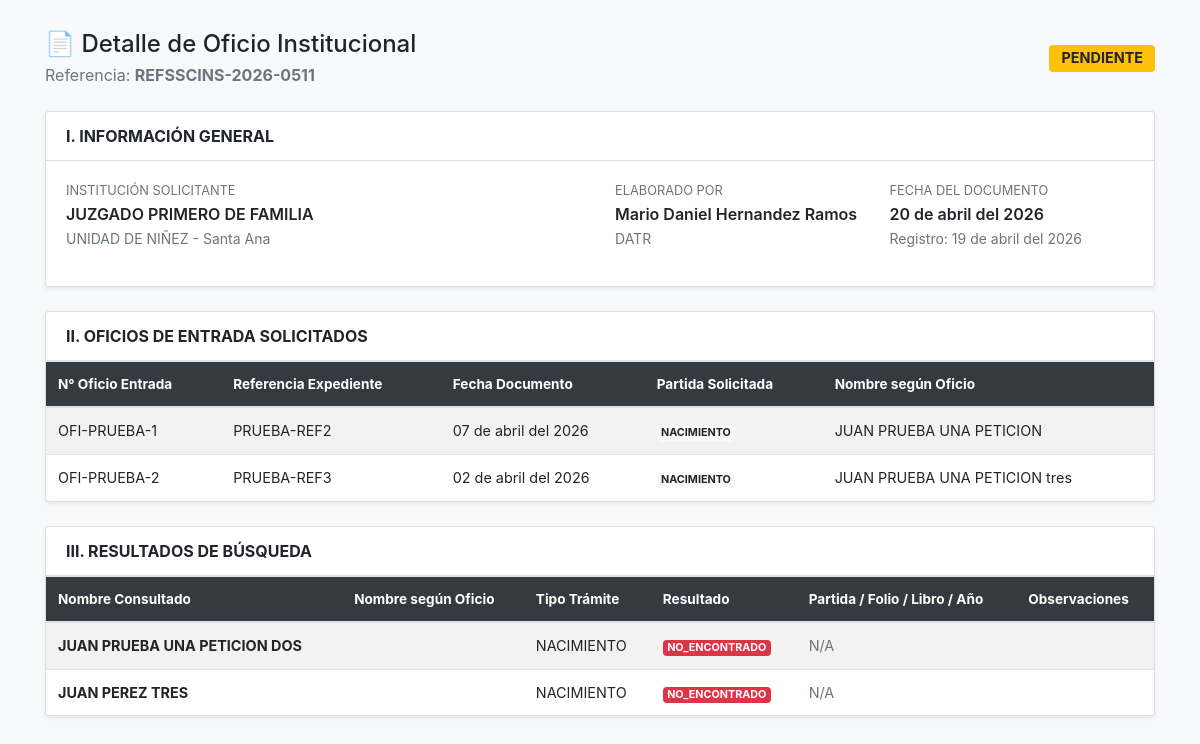
/ver_oficio_institucional.php?id=48 (signed in), run on the app's committed database.
### tables this page shows
CREATE TABLE IF NOT EXISTS `oficios_institucionales` (
  `id` int(11) NOT NULL AUTO_INCREMENT,
  `referencia_salida` varchar(50) DEFAULT NULL,
  `correlativo_anual` int(11) NOT NULL,
  `fecha` datetime DEFAULT current_timestamp(),
  `creado_por` int(11) DEFAULT NULL,
  `estado_validacion` enum('PENDIENTE','APROBADO','RECHAZADO') DEFAULT 'PENDIENTE',
  `ruta_pdf_final` varchar(255) DEFAULT NULL,
  `id_institucion` int(11) DEFAULT NULL,
  `email_envio` varchar(255) DEFAULT NULL,
  `fecha_documento` date DEFAULT NULL,
  PRIMARY KEY (`id`),
  UNIQUE KEY `referencia_salida` (`referencia_salida`),
  KEY `id_institucion` (`id_institucion`),
  KEY `creado_por` (`creado_por`),
  CONSTRAINT `oficios_institucionales_ibfk_1` FOREIGN KEY (`id_institucion`) REFERENCES `instituciones` (`id`),
  CONSTRAINT `oficios_institucionales_ibfk_2` FOREIGN KEY (`creado_por`) REFERENCES `usuarios` (`id`)
);

CREATE TABLE IF NOT EXISTS `instituciones` (
  `id` int(11) NOT NULL AUTO_INCREMENT,
  `nombre_institucion` varchar(255) NOT NULL,
  `unidad_dependencia` varchar(255) DEFAULT NULL,
  `ubicacion_sede` varchar(255) DEFAULT NULL,
  `email_contacto` varchar(150) DEFAULT NULL,
  `estado` tinyint(1) DEFAULT 1,
  PRIMARY KEY (`id`)
);

CREATE TABLE IF NOT EXISTS `usuarios` (
  `id` int(11) NOT NULL AUTO_INCREMENT,
  `usuario` varchar(50) NOT NULL,
  `contrasena` varchar(255) NOT NULL,
  `rol` enum('administrador','normal','supervisor') NOT NULL,
  `area` varchar(100) DEFAULT NULL,
  `nombre_completo` varchar(255) NOT NULL,
  PRIMARY KEY (`id`),
  UNIQUE KEY `usuario` (`usuario`)
);

CREATE TABLE IF NOT EXISTS `oficios_institucionales_entradas` (
  `id` int(11) NOT NULL AUTO_INCREMENT,
  `id_oficio_inst` int(11) NOT NULL,
  `num_oficio_in` varchar(50) DEFAULT NULL,
  `ref_expediente_in` varchar(100) DEFAULT NULL,
  `fecha_doc_in` date DEFAULT NULL,
  `tipo_partida_solicitada` enum('NACIMIENTO','DEFUNCION','MATRIMONIO','DIVORCIO','CEDULA','CARNET') DEFAULT NULL,
  `nombre_solicitado` varchar(255) NOT NULL,
  PRIMARY KEY (`id`),
  KEY `id_oficio_inst` (`id_oficio_inst`),
  CONSTRAINT `oficios_institucionales_entradas_ibfk_1` FOREIGN KEY (`id_oficio_inst`) REFERENCES `oficios_institucionales` (`id`) ON DELETE CASCADE
);

CREATE TABLE IF NOT EXISTS `oficios_institucionales_detalle` (
  `id` int(11) NOT NULL AUTO_INCREMENT,
  `id_oficio_inst` int(11) NOT NULL,
  `nombre_segun_oficio` varchar(255) DEFAULT NULL,
  `nombre_consultado` varchar(255) NOT NULL,
  `filiacion_1` varchar(255) DEFAULT NULL,
  `filiacion_2` varchar(255) DEFAULT NULL,
  `tipo_tramite` enum('NACIMIENTO','DEFUNCION','MATRIMONIO','DIVORCIO','CEDULA') DEFAULT NULL,
  `resultado` enum('ENCONTRADO','NO_ENCONTRADO') NOT NULL,
  `partida_numero` varchar(50) DEFAULT NULL,
  `partida_folio` varchar(50) DEFAULT NULL,
  `partida_libro` varchar(50) DEFAULT NULL,
  `partida_anio` int(11) DEFAULT NULL,
  `fecha_evento` date DEFAULT NULL,
  `datos_inexistencia` longtext DEFAULT NULL CHECK (json_valid(`datos_inexistencia`)),
  `observaciones` text DEFAULT NULL,
  PRIMARY KEY (`id`),
  KEY `id_oficio_inst` (`id_oficio_inst`),
  CONSTRAINT `oficios_institucionales_detalle_ibfk_1` FOREIGN KEY (`id_oficio_inst`) REFERENCES `oficios_institucionales` (`id`) ON DELETE CASCADE
);

### ver_oficio_institucional.php (the view, shortened to what this page needs)
<?php
require_once __DIR__ . '/db_config.php';
$id = filter_input(INPUT_GET, 'id', FILTER_VALIDATE_INT);
function e($value): string {
    return htmlspecialchars((string)$value, ENT_QUOTES, 'UTF-8');
}
function fechaFormateada(?string $fecha): string {
    $meses = ["enero","febrero","marzo","abril","mayo","junio","julio","agosto","septiembre","octubre","noviembre","diciembre"];
    $timestamp = strtotime($fecha);
    return date('d', $timestamp) . ' de ' . $meses[(int)date('n', $timestamp) - 1] . ' del ' . date('Y', $timestamp);
}
function tipoPartidaTexto(string $tipo): string {
    return match (strtoupper(trim($tipo))) {
        'NACIMIENTO' => 'NACIMIENTO',
        'DEFUNCION' => 'DEFUNCIÓN',
        'MATRIMONIO' => 'MATRIMONIO',
        'DIVORCIO' => 'DIVORCIO',
        'CEDULA' => 'CÉDULA',
        'CARNET' => 'CARNET MINORIDAD',
        default => $tipo,
    };
}
try {
    $stmt = $pdo->prepare("
        SELECT oi.*, i.nombre_institucion, i.unidad_dependencia, i.ubicacion_sede, i.email_contacto,
               u.nombre_completo AS creado_por_nombre, u.area AS creado_por_area
        FROM oficios_institucionales oi
        INNER JOIN instituciones i ON oi.id_institucion = i.id
        LEFT JOIN usuarios u ON oi.creado_por = u.id
        WHERE oi.id = ?
        LIMIT 1
    ");
    $stmt->execute([$id]);
    $oficio = $stmt->fetch(PDO::FETCH_ASSOC);
    $stmt_in = $pdo->prepare("
        SELECT *
        FROM oficios_institucionales_entradas
        WHERE id_oficio_inst = ?
        ORDER BY id ASC
    ");
    $stmt_in->execute([$id]);
    $entradas = $stmt_in->fetchAll(PDO::FETCH_ASSOC);
    $stmt_det = $pdo->prepare("
        SELECT *
        FROM oficios_institucionales_detalle
        WHERE id_oficio_inst = ?
        ORDER BY id ASC
    ");
    $stmt_det->execute([$id]);
    $detalles = $stmt_det->fetchAll(PDO::FETCH_ASSOC);
} catch (Throwable $e) {
    error_log("Error ver_oficio_institucional: " . $e->getMessage());
    die("Error al cargar la información del oficio.");
}
?>
<!DOCTYPE html>
<html lang="es">
<head>
<link rel="stylesheet" href="bootstrap/css/bootstrap.min.css">
</head>
<body>
<div class="container mb-5">
    <div class="d-flex justify-content-between align-items-center mb-4">
        <div>
            <h4 class="mb-1">📄 Detalle de Oficio Institucional</h4>
            <span class="text-muted">Referencia: <strong><?php echo e($oficio['referencia_salida']); ?></strong></span>
        </div>
        <span class="badge badge-<?php echo ($oficio['estado_validacion'] === 'APROBADO') ? 'success' : (($oficio['estado_validacion'] === 'PENDIENTE') ? 'warning' : 'danger'); ?> status-badge">
            <?php echo e($oficio['estado_validacion']); ?>
        </span>
    </div>
    <div class="card shadow-sm mb-4">
        <div class="card-header bg-white font-weight-bold">I. INFORMACIÓN GENERAL</div>
        <div class="card-body">
            <div class="row">
                <div class="col-md-6 mb-3">
                    <div class="info-label">Institución Solicitante</div>
                    <div class="info-value"><?php echo e($oficio['nombre_institucion']); ?></div>
                    <?php if (!empty($oficio['unidad_dependencia'])): ?>
                        <small class="text-muted"><?php echo e($oficio['unidad_dependencia']); ?> - <?php echo e($oficio['ubicacion_sede']); ?></small>
                    <?php endif; ?>
                </div>
                <div class="col-md-3 mb-3">
                    <div class="info-label">Elaborado Por</div>
                    <div class="info-value"><?php echo e($oficio['creado_por_nombre'] ?: 'Sistema'); ?></div>
                    <small class="text-muted"><?php echo e($oficio['creado_por_area'] ?: 'N/A'); ?></small>
                </div>
                <div class="col-md-3 mb-3">
                    <div class="info-label">Fecha del Documento</div>
                    <div class="info-value"><?php echo fechaFormateada($oficio['fecha_documento']); ?></div>
                    <small class="text-muted">Registro: <?php echo fechaFormateada($oficio['fecha']); ?></small>
                </div>
            </div>
        </div>
    </div>
    <div class="card shadow-sm mb-4">
        <div class="card-header bg-white font-weight-bold">II. OFICIOS DE ENTRADA SOLICITADOS</div>
        <div class="card-body p-0">
            <div class="table-responsive">
                <table class="table table-striped mb-0">
                    <thead>
                        <tr>
                            <th>N° Oficio Entrada</th>
                            <th>Referencia Expediente</th>
                            <th>Fecha Documento</th>
                            <th>Partida Solicitada</th>
                            <th>Nombre según Oficio</th>
                        </tr>
                    </thead>
                    <tbody>
                        <?php if (empty($entradas)): ?>
                            <tr><td colspan="5" class="text-center text-muted py-3">No se registraron oficios de entrada.</td></tr>
                        <?php else: ?>
                            <?php foreach ($entradas as $ent): ?>
                            <tr>
                                <td><?php echo e($ent['num_oficio_in']); ?></td>
                                <td><?php echo e($ent['ref_expediente_in']); ?></td>
                                <td><?php echo fechaFormateada($ent['fecha_doc_in']); ?></td>
                                <td><span class="badge badge-light"><?php echo e(tipoPartidaTexto((string)$ent['tipo_partida_solicitada'])); ?></span></td>
                                <td><?php echo e($ent['nombre_solicitado']); ?></td>
                            </tr>
                            <?php endforeach; ?>
                        <?php endif; ?>
                    </tbody>
                </table>
            </div>
        </div>
    </div>
    <div class="card shadow-sm mb-4">
        <div class="card-header bg-white font-weight-bold">III. RESULTADOS DE BÚSQUEDA</div>
        <div class="card-body p-0">
            <div class="table-responsive">
                <table class="table table-striped mb-0">
                    <thead>
                        <tr>
                            <th>Nombre Consultado</th>
                            <th>Nombre según Oficio</th>
                            <th>Tipo Trámite</th>
                            <th>Resultado</th>
                            <th>Partida / Folio / Libro / Año</th>
                            <th>Observaciones</th>
                        </tr>
                    </thead>
                    <tbody>
                        <?php if (empty($detalles)): ?>
                            <tr><td colspan="6" class="text-center text-muted py-3">No se registraron búsquedas.</td></tr>
                        <?php else: ?>
                            <?php foreach ($detalles as $det): ?>
                            <tr>
                                <td>
                                    <strong><?php echo e($det['nombre_consultado']); ?></strong>
                                </td>
                                <td><?php echo e($det['nombre_segun_oficio'] ?? ''); ?></td>
                                <td><?php echo e(tipoPartidaTexto((string)$det['tipo_tramite'])); ?></td>
                                <td>
                                    <span class="badge badge-<?php echo ($det['resultado'] === 'ENCONTRADO') ? 'success' : 'danger'; ?>">
                                        <?php echo e($det['resultado']); ?>
                                    </span>
                                </td>
                                <td>
                                    <?php if (!empty($det['partida_numero'])): ?>
                                        <?php echo e($det['partida_numero']); ?> / <?php echo e($det['partida_folio']); ?> / <?php echo e($det['partida_libro']); ?> / <?php echo e($det['partida_anio']); ?>
                                    <?php else: ?>
                                        <span class="text-muted">N/A</span>
                                    <?php endif; ?>
                                </td>
                                <td><small><?php echo e($det['observaciones']); ?></small></td>
                            </tr>
                            <?php endforeach; ?>
                        <?php endif; ?>
                    </tbody>
                </table>
            </div>
        </div>
    </div>
</div>
</body>
</html>

### ver_oficio_institucional.php (style rules this page uses)
body { background:#f8f9fa }
.container { margin-top:30px }
.info-label { font-size:0.8rem; color:#6c757d; margin-bottom:2px; text-transform:uppercase; }
.info-value { font-weight:600; font-size:1rem; }
.table thead th { background-color:#343a40; color:#fff; font-size:0.85rem; }
.table tbody td { font-size:0.9rem; vertical-align: middle; }
.status-badge { font-size:0.9rem; padding:6px 12px; }

### data on the page
oficios_institucionales: referencia_salida "REFSSCINS-2026-0511", estado_validacion "PENDIENTE", id_institucion.nombre_institucion "JUZGADO PRIMERO DE FAMILIA", id_institucion.unidad_dependencia "UNIDAD DE NIÑEZ", id_institucion.ubicacion_sede "Santa Ana", creado_por.nombre_completo "Mario Daniel Hernandez Ramos", creado_por.area "DATR", fecha_documento "20 de abril del 2026", fecha "19 de abril del 2026"
oficios_institucionales_entradas: num_oficio_in "OFI-PRUEBA-1", ref_expediente_in "PRUEBA-REF2", fecha_doc_in "07 de abril del 2026", tipo_partida_solicitada "NACIMIENTO", nombre_solicitado "JUAN PRUEBA UNA PETICION"
oficios_institucionales_entradas: num_oficio_in "OFI-PRUEBA-2", ref_expediente_in "PRUEBA-REF3", fecha_doc_in "02 de abril del 2026", tipo_partida_solicitada "NACIMIENTO", nombre_solicitado "JUAN PRUEBA UNA PETICION tres"
oficios_institucionales_detalle: nombre_consultado "JUAN PRUEBA UNA PETICION DOS", tipo_tramite "NACIMIENTO", resultado "NO_ENCONTRADO", shows "N/A"
oficios_institucionales_detalle: nombre_consultado "JUAN PEREZ TRES", tipo_tramite "NACIMIENTO", resultado "NO_ENCONTRADO", shows "N/A"
